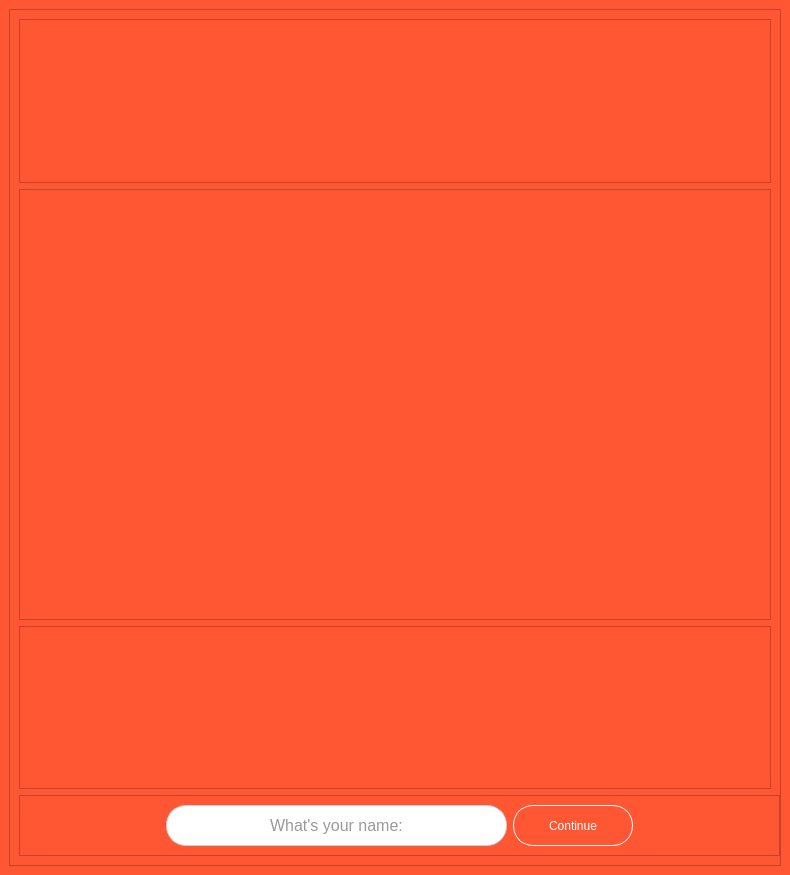
<?xml version="1.0" encoding="UTF-8"?>
<ui version="4.0">
 <class>creo_landingpage</class>
 <widget class="QMainWindow" name="creo_landingpage">
  <property name="geometry">
   <rect>
    <x>0</x>
    <y>0</y>
    <width>790</width>
    <height>875</height>
   </rect>
  </property>
  <property name="minimumSize">
   <size>
    <width>779</width>
    <height>848</height>
   </size>
  </property>
  <property name="windowTitle">
   <string>MainWindow</string>
  </property>
  <property name="styleSheet">
   <string notr="true">background-color: rgb(255, 87, 51);</string>
  </property>
  <widget class="QWidget" name="centralwidget">
   <layout class="QGridLayout" name="gridLayout">
    <item row="0" column="0">
     <widget class="QFrame" name="frame">
      <property name="frameShape">
       <enum>QFrame::StyledPanel</enum>
      </property>
      <property name="frameShadow">
       <enum>QFrame::Raised</enum>
      </property>
      <layout class="QGridLayout" name="gridLayout_2">
       <item row="0" column="0">
        <widget class="QFrame" name="frame_3">
         <property name="minimumSize">
          <size>
           <width>0</width>
           <height>161</height>
          </size>
         </property>
         <property name="frameShape">
          <enum>QFrame::StyledPanel</enum>
         </property>
         <property name="frameShadow">
          <enum>QFrame::Raised</enum>
         </property>
         <layout class="QGridLayout" name="gridLayout_6">
          <item row="0" column="0">
           <spacer name="verticalSpacer">
            <property name="orientation">
             <enum>Qt::Vertical</enum>
            </property>
            <property name="sizeHint" stdset="0">
             <size>
              <width>20</width>
              <height>138</height>
             </size>
            </property>
           </spacer>
          </item>
         </layout>
        </widget>
       </item>
       <item row="1" column="0">
        <widget class="QFrame" name="frame_5">
         <property name="minimumSize">
          <size>
           <width>0</width>
           <height>431</height>
          </size>
         </property>
         <property name="frameShape">
          <enum>QFrame::StyledPanel</enum>
         </property>
         <property name="frameShadow">
          <enum>QFrame::Raised</enum>
         </property>
         <layout class="QGridLayout" name="gridLayout_5">
          <item row="0" column="0">
           <spacer name="horizontalSpacer_3">
            <property name="orientation">
             <enum>Qt::Horizontal</enum>
            </property>
            <property name="sizeHint" stdset="0">
             <size>
              <width>152</width>
              <height>20</height>
             </size>
            </property>
           </spacer>
          </item>
          <item row="0" column="1" rowspan="2">
           <widget class="QLabel" name="label">
            <property name="minimumSize">
             <size>
              <width>401</width>
              <height>411</height>
             </size>
            </property>
            <property name="maximumSize">
             <size>
              <width>411</width>
              <height>411</height>
             </size>
            </property>
            <property name="text">
             <string/>
            </property>
            <property name="pixmap">
             <pixmap>images/creo.png</pixmap>
            </property>
            <property name="scaledContents">
             <bool>true</bool>
            </property>
           </widget>
          </item>
          <item row="1" column="2">
           <spacer name="horizontalSpacer_4">
            <property name="orientation">
             <enum>Qt::Horizontal</enum>
            </property>
            <property name="sizeHint" stdset="0">
             <size>
              <width>151</width>
              <height>20</height>
             </size>
            </property>
           </spacer>
          </item>
         </layout>
        </widget>
       </item>
       <item row="2" column="0">
        <widget class="QFrame" name="frame_4">
         <property name="minimumSize">
          <size>
           <width>0</width>
           <height>120</height>
          </size>
         </property>
         <property name="frameShape">
          <enum>QFrame::StyledPanel</enum>
         </property>
         <property name="frameShadow">
          <enum>QFrame::Raised</enum>
         </property>
         <layout class="QGridLayout" name="gridLayout_3">
          <item row="0" column="0">
           <spacer name="verticalSpacer_2">
            <property name="orientation">
             <enum>Qt::Vertical</enum>
            </property>
            <property name="sizeHint" stdset="0">
             <size>
              <width>20</width>
              <height>116</height>
             </size>
            </property>
           </spacer>
          </item>
         </layout>
        </widget>
       </item>
       <item row="3" column="0">
        <widget class="QFrame" name="frame_2">
         <property name="minimumSize">
          <size>
           <width>761</width>
           <height>60</height>
          </size>
         </property>
         <property name="frameShape">
          <enum>QFrame::StyledPanel</enum>
         </property>
         <property name="frameShadow">
          <enum>QFrame::Raised</enum>
         </property>
         <layout class="QGridLayout" name="gridLayout_4">
          <item row="0" column="0">
           <spacer name="horizontalSpacer">
            <property name="orientation">
             <enum>Qt::Horizontal</enum>
            </property>
            <property name="sizeHint" stdset="0">
             <size>
              <width>128</width>
              <height>20</height>
             </size>
            </property>
           </spacer>
          </item>
          <item row="0" column="1">
           <widget class="QLineEdit" name="name_bar">
            <property name="minimumSize">
             <size>
              <width>341</width>
              <height>0</height>
             </size>
            </property>
            <property name="maximumSize">
             <size>
              <width>16777215</width>
              <height>41</height>
             </size>
            </property>
            <property name="styleSheet">
             <string notr="true">QLineEdit {
    border: 1px solid #ccc;           
    border-radius: 20px;           
    padding: 10px;                   
    font-size: 16px;           
    color: #333;      
    background-color: #fff;
    
	font: 25 8pt &quot;Segoe UI&quot;;
}

QLineEdit:focus {
    border: 1px solid #0078d7; 
    background-color: #f0f8ff;       
}

</string>
            </property>
            <property name="inputMask">
             <string/>
            </property>
            <property name="text">
             <string/>
            </property>
            <property name="alignment">
             <set>Qt::AlignCenter</set>
            </property>
            <property name="placeholderText">
             <string>What's your name:</string>
            </property>
            <property name="clearButtonEnabled">
             <bool>false</bool>
            </property>
           </widget>
          </item>
          <item row="0" column="2">
           <widget class="QPushButton" name="continue_btn">
            <property name="minimumSize">
             <size>
              <width>120</width>
              <height>41</height>
             </size>
            </property>
            <property name="styleSheet">
             <string notr="true">QPushButton {
    border-radius: 20px; 
    border: 1px solid rgb(255, 255, 255);
    font: 87 9pt &quot;Segoe UI Black&quot;;
    color: white; 
    background-color: transparent; 
}

QPushButton:hover {
    background-color: white; 
    color:  rgb(255, 87, 51);; 
}
</string>
            </property>
            <property name="text">
             <string>Continue</string>
            </property>
           </widget>
          </item>
          <item row="0" column="3">
           <spacer name="horizontalSpacer_2">
            <property name="orientation">
             <enum>Qt::Horizontal</enum>
            </property>
            <property name="sizeHint" stdset="0">
             <size>
              <width>128</width>
              <height>20</height>
             </size>
            </property>
           </spacer>
          </item>
         </layout>
        </widget>
       </item>
      </layout>
     </widget>
    </item>
   </layout>
  </widget>
 </widget>
 <resources/>
 <connections/>
</ui>
